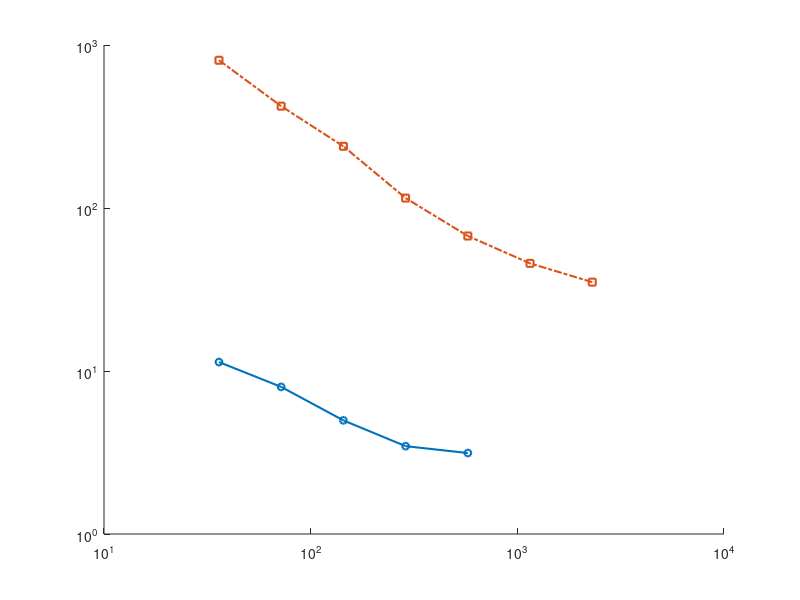

This chart was generated by the following MATLAB code: (Note: this script raises an error after producing the figure.)
% % Create figure
% figure('OuterPosition',...
%     [353 183.666666666667 574.666666666667 507.333333333333]);

% Create axes
load('scaling_data.mat');
fig = figure('Units', 'inches','OuterPosition',[0 0 3.33 3.83]);
hold on;

% Create loglog
loglog(NP111,time111,'DisplayName','(LiH)$_4$','MarkerSize',5,'Marker','o',...
    'LineWidth',1.5);
hold on;
% Create loglog
loglog(NP221,time221,'DisplayName','(LiH)$_{16}$','MarkerSize',5,'Marker','square',...
    'LineWidth',1.5,'LineStyle','-.');
hold on;
% Create loglog
loglog(NP222,time222,'DisplayName','(LiH)$_{32}$','MarkerSize',5,'Marker','diamond',...
    'LineWidth',1.5,'LineStyle',':', 'Color', '[0.4660 0.6740 0.1880]');
hold on;
% Create ylabel
ylabel({'Wall time (s)'},'Interpreter','latex');
% Create xlabel
xlabel({'Number of processors'}, 'Interpreter','latex');

ax = gca;
box(ax,'on');

% Set the remaining axes properties
set(ax,'FontName','Times New Roman','FontSize',14,'XMinorTick','on','XScale','log','YMinorTick','on',...
    'YScale','log');
xticks([10 100 1000 10000]);
yticks([1 10 100 1000]);
xlim([36 20000]);
ylim([0.2 4000]);

% Create legend
legend1 = legend(ax,'show');
set(legend1,'Location','southeast','Interpreter','latex','FontSize',12);
legend1.AutoUpdate = 'off';
hold on;
loglog(NP111,strongScaling111,NP221,strongScaling221,NP222,strongScaling222,...
    'LineWidth',1,'Color','black','LineStyle','--');

set(fig, 'PaperUnits', 'inches');
set(fig, 'PaperPositionMode', 'auto');
fig_pos = get(fig, 'Position');
set(fig, 'PaperSize', fig_pos(3:4));
